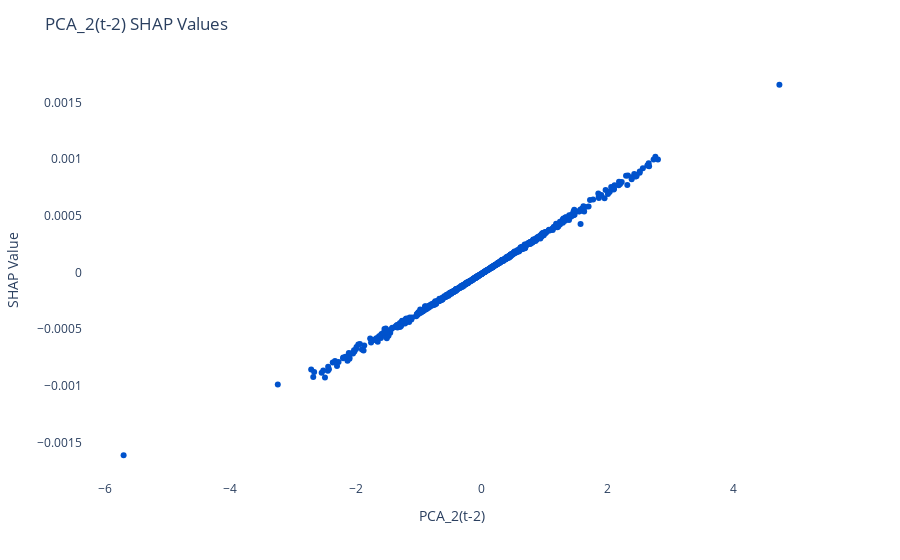

Write notebook code for a chart like this one.
### Code cell
shap_object.plot_dependence("PCA_2(t-2)")

### Figure 1 — Plotly figure (JSON) as saved in the notebook; plotly's stock layout.template omitted (floating-point values rounded to 4 significant figures; data arrays with more than 128 entries replaced by an {"elided": "..."} marker saying what was removed)
{"data": [{"hovertemplate": "x=%{x}<br>y=%{y}<extra></extra>", "legendgroup": "", "marker": {"color": "#0052CC", "symbol": "circle"}, "mode": "markers", "name": "", "orientation": "v", "showlegend": false, "type": "scatter", "x": {"elided": "696 float values"}, "xaxis": "x", "y": {"elided": "696 float values"}, "yaxis": "y"}], "layout": {"legend": {"tracegroupgap": 0}, "margin": {"t": 60}, "plot_bgcolor": "white", "title": {"text": "PCA_2(t-2) SHAP Values"}, "xaxis": {"anchor": "y", "domain": [0, 1], "title": {"text": "PCA_2(t-2)"}}, "yaxis": {"anchor": "x", "domain": [0, 1], "title": {"text": "SHAP Value"}}}}
